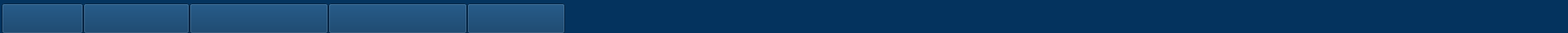
       <widget class="QWidget" name="widget_33" native="true">
        <property name="sizePolicy">
         <sizepolicy hsizetype="Preferred" vsizetype="Fixed">
          <horstretch>0</horstretch>
          <verstretch>0</verstretch>
         </sizepolicy>
        </property>
        <property name="minimumSize">
         <size>
          <width>1280</width>
          <height>40</height>
         </size>
        </property>
        <property name="maximumSize">
         <size>
          <width>16777215</width>
          <height>40</height>
         </size>
        </property>
        <property name="font">
         <font>
          <family>Arial</family>
         </font>
        </property>
        <property name="styleSheet">
         <string notr="true">background-color: rgb(4, 51, 94);</string>
        </property>
        <layout class="QGridLayout" name="gridLayout">
         <property name="leftMargin">
          <number>0</number>
         </property>
         <property name="topMargin">
          <number>0</number>
         </property>
         <property name="rightMargin">
          <number>0</number>
         </property>
         <property name="bottomMargin">
          <number>0</number>
         </property>
         <property name="spacing">
          <number>0</number>
         </property>
         <item row="0" column="0">
          <widget class="QWidget" name="widget_36" native="true">
           <property name="minimumSize">
            <size>
             <width>1920</width>
             <height>40</height>
            </size>
           </property>
           <property name="font">
            <font>
             <family>Arial</family>
            </font>
           </property>
           <property name="styleSheet">
            <string notr="true">background-color: rgb(4, 51, 94);</string>
           </property>
           <widget class="QPushButton" name="daq_button">
            <property name="geometry">
             <rect>
              <x>102</x>
              <y>4</y>
              <width>130</width>
              <height>37</height>
             </rect>
            </property>
            <property name="sizePolicy">
             <sizepolicy hsizetype="Fixed" vsizetype="Fixed">
              <horstretch>0</horstretch>
              <verstretch>0</verstretch>
             </sizepolicy>
            </property>
            <property name="font">
             <font>
              <family>Arial</family>
              <pointsize>13</pointsize>
              <weight>75</weight>
              <bold>true</bold>
             </font>
            </property>
            <property name="styleSheet">
             <string notr="true">border-image: url(:/home/tab_acq_2.png);</string>
            </property>
            <property name="text">
             <string/>
            </property>
           </widget>
           <widget class="QPushButton" name="dec_button">
            <property name="geometry">
             <rect>
              <x>572</x>
              <y>4</y>
              <width>120</width>
              <height>37</height>
             </rect>
            </property>
            <property name="sizePolicy">
             <sizepolicy hsizetype="Fixed" vsizetype="Fixed">
              <horstretch>0</horstretch>
              <verstretch>0</verstretch>
             </sizepolicy>
            </property>
            <property name="font">
             <font>
              <family>Arial</family>
              <pointsize>13</pointsize>
              <weight>75</weight>
              <bold>true</bold>
             </font>
            </property>
            <property name="styleSheet">
             <string notr="true">border-image: url(:/home/tab_decoding_1.png);</string>
            </property>
            <property name="text">
             <string/>
            </property>
           </widget>
           <widget class="QPushButton" name="offl_button">
            <property name="geometry">
             <rect>
              <x>232</x>
              <y>4</y>
              <width>170</width>
              <height>37</height>
             </rect>
            </property>
            <property name="sizePolicy">
             <sizepolicy hsizetype="Fixed" vsizetype="Fixed">
              <horstretch>0</horstretch>
              <verstretch>0</verstretch>
             </sizepolicy>
            </property>
            <property name="font">
             <font>
              <family>Arial</family>
              <pointsize>13</pointsize>
              <weight>75</weight>
              <bold>true</bold>
             </font>
            </property>
            <property name="styleSheet">
             <string notr="true">border-image: url(:/home/tab_off_2.png);</string>
            </property>
            <property name="text">
             <string/>
            </property>
           </widget>
           <widget class="QPushButton" name="home_button">
            <property name="geometry">
             <rect>
              <x>2</x>
              <y>4</y>
              <width>100</width>
              <height>37</height>
             </rect>
            </property>
            <property name="sizePolicy">
             <sizepolicy hsizetype="Fixed" vsizetype="Fixed">
              <horstretch>0</horstretch>
              <verstretch>0</verstretch>
             </sizepolicy>
            </property>
            <property name="font">
             <font>
              <family>Arial</family>
              <pointsize>13</pointsize>
              <weight>75</weight>
              <bold>true</bold>
             </font>
            </property>
            <property name="styleSheet">
             <string notr="true">border-image: url(:/home/tab_home_2.png);</string>
            </property>
            <property name="text">
             <string/>
            </property>
           </widget>
           <widget class="QPushButton" name="onl_button">
            <property name="geometry">
             <rect>
              <x>402</x>
              <y>4</y>
              <width>170</width>
              <height>37</height>
             </rect>
            </property>
            <property name="sizePolicy">
             <sizepolicy hsizetype="Fixed" vsizetype="Fixed">
              <horstretch>0</horstretch>
              <verstretch>0</verstretch>
             </sizepolicy>
            </property>
            <property name="font">
             <font>
              <family>Arial</family>
              <pointsize>13</pointsize>
              <weight>75</weight>
              <bold>true</bold>
             </font>
            </property>
            <property name="styleSheet">
             <string notr="true">border-image: url(:/home/tab_on_2.png);</string>
            </property>
            <property name="text">
             <string/>
            </property>
           </widget>
          </widget>
         </item>
        </layout>
       </widget>
